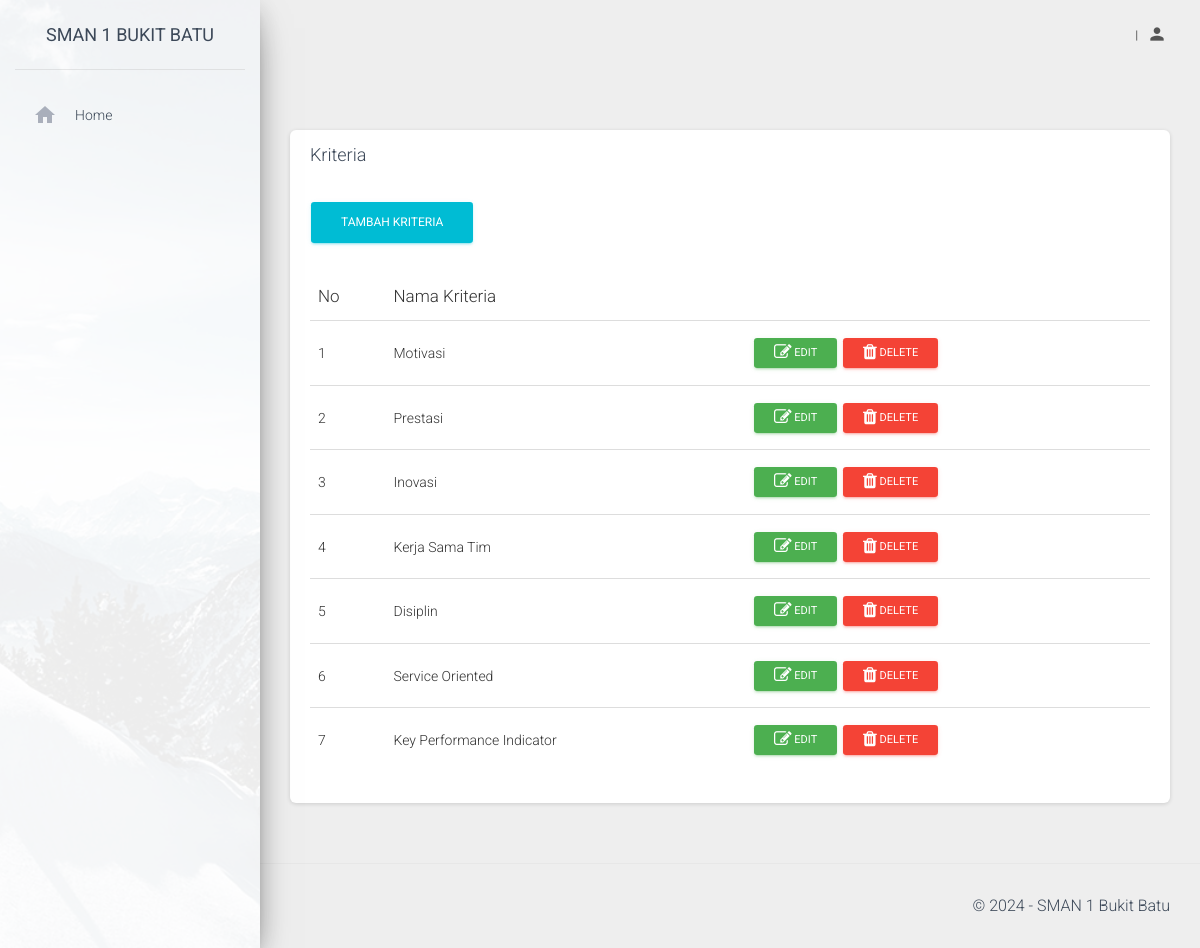
Page /kriteria.php on the committed database.
### tables this page shows
CREATE TABLE `kriteria` (
  `id` int(11) NOT NULL,
  `nama` varchar(50) NOT NULL
);

### kriteria.php (the view, shortened to what this page needs)
<?php
include('fungsi.php');
include('header.php');
?>
<div class="content">
    <div class="container-fluid">
        <div class="row">
            <div class="col-md-12">
                <div class="card">
                    <div class="card-header">
                        <h4 class="card-title">Kriteria</h4>
                    </div>
                    <div class="card-body">
                        <a href="tambah.php?jenis=kriteria" class="btn btn-info">Tambah Kriteria</a>
                        <div class="table-responsive mt-4">
                            <table class="table">
                                <thead>
                                    <tr>
                                        <th>No</th>
                                        <th colspan="2">Nama Kriteria</th>
                                    </tr>
                                </thead>
                                <tbody>
                                    <?php
                                    $query = "SELECT id,nama FROM kriteria ORDER BY id";
                                    $result    = mysqli_query($koneksi, $query);
                                    $i = 0;
                                    while ($row = mysqli_fetch_array($result)) {
                                        $i++;
                                    ?>
                                        <tr>
                                            <td><?php echo $i ?></td>
                                            <td><?php echo $row['nama'] ?></td>
                                            <td>
                                                <form method="post" action="kriteria.php">
                                                    <button type="submit" name="edit" class="btn btn-success btn-sm"><i class="fa fa-edit"></i> EDIT</button>
                                                    <button type="submit" name="delete" class="btn btn-danger btn-sm"><i class="fa fa-trash"></i> DELETE</button>
                                                </form>
                                            </td>
                                        </tr>
                                    <?php } ?>
                                </tbody>
                            </table>
                        </div>
                    </div>
                </div>
            </div>
        </div>
    </div>
</div>
<?php include('footer_text.php'); ?>
</div>
</div>
<?php include('footer.php'); ?>

### rows in the picture
kriteria: nama "Motivasi"
kriteria: nama "Prestasi"
kriteria: nama "Inovasi"
kriteria: nama "Kerja Sama Tim"
kriteria: nama "Disiplin"
kriteria: nama "Service Oriented"
kriteria: nama "Key Performance Indicator"
